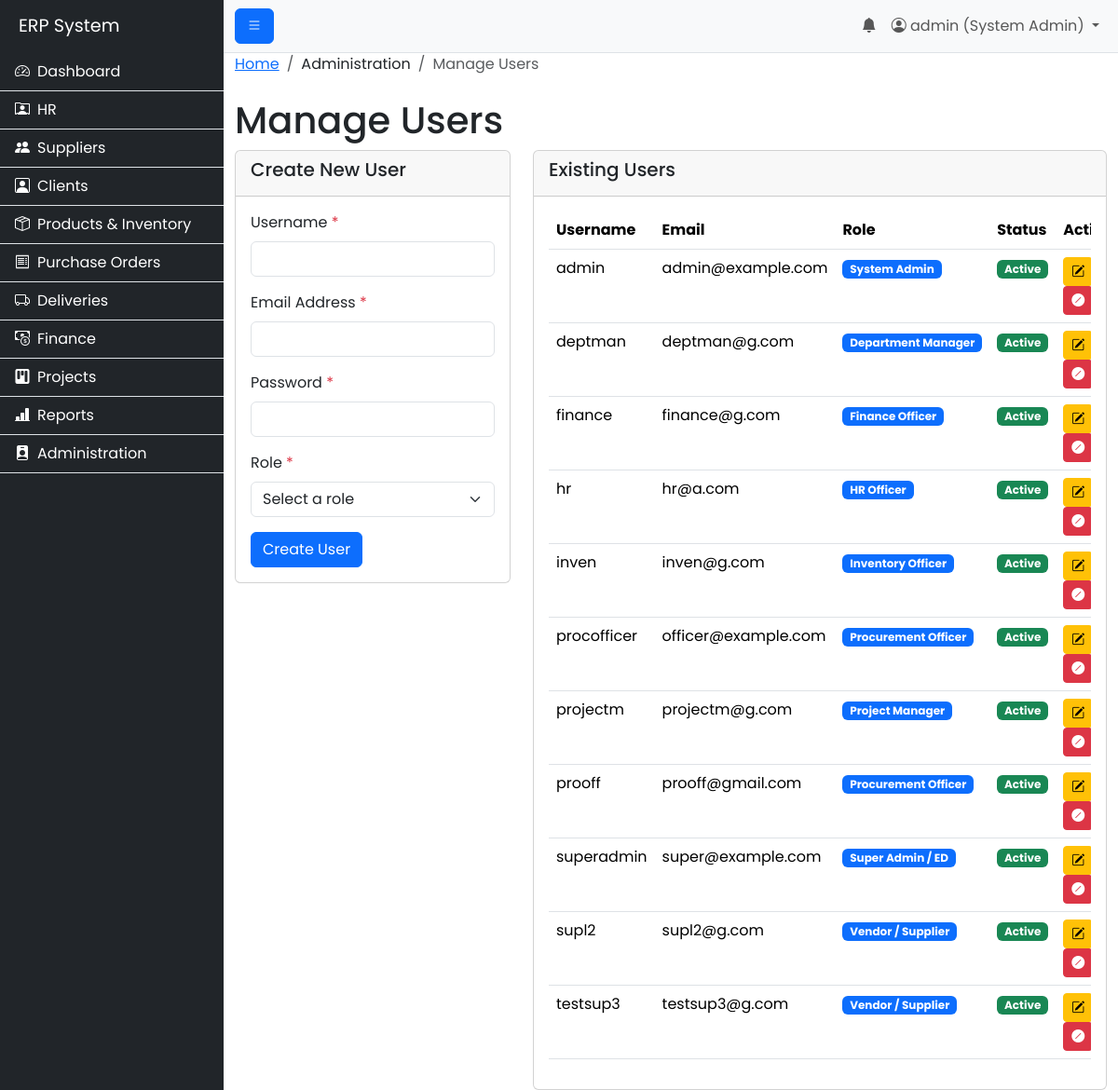
Before: /modules/admin/manage_users.php (signed in) with the older database file.
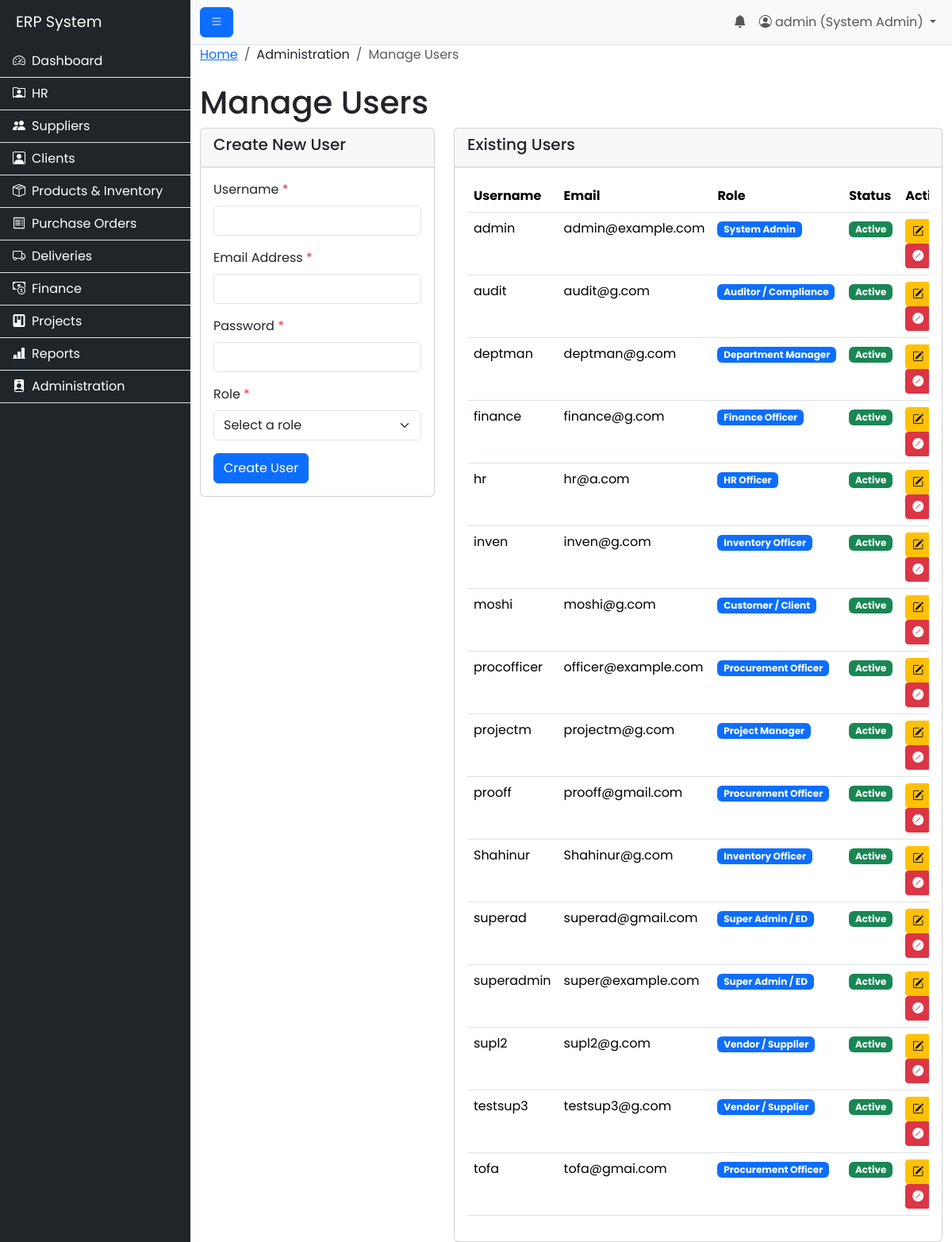
After: the same page with the newer database file.
### tables this page shows
CREATE TABLE `users` (
  `id` int(11) NOT NULL,
  `username` varchar(100) NOT NULL,
  `password` varchar(255) NOT NULL,
  `email` varchar(255) NOT NULL,
  `role_id` int(11) NOT NULL,
  `is_active` tinyint(1) NOT NULL DEFAULT 1,
  `department_id` int(11) DEFAULT NULL,
  `created_at` timestamp NOT NULL DEFAULT current_timestamp()
);

CREATE TABLE `roles` (
  `id` int(11) NOT NULL,
  `role_name` varchar(100) NOT NULL
);

### includes/permissions.php (called while the page is built, shortened)
<?php
function has_permission($required_permissions) {
    if ($_SESSION['role_name'] == 'System Admin') {
        return true;
    }
    return false;
}
?>

### modules/admin/manage_users.php (the view, shortened to what this page needs)
<?php
$page_title = "Manage Users";
include('../../includes/header.php');
$conn = connect_db();
$sql_users = "SELECT u.id, u.username, u.email, u.is_active, r.role_name FROM users u JOIN roles r ON u.role_id = r.id ORDER BY u.username ASC";
$users_result = $conn->query($sql_users);
?>
<nav aria-label="breadcrumb">
  <ol class="breadcrumb">
    <li class="breadcrumb-item"><a href="/erp_project/index.php">Home</a></li>
    <li class="breadcrumb-item">Administration</li>
    <li class="breadcrumb-item active" aria-current="page">Manage Users</li>
  </ol>
</nav>
<h1 class="mt-4"><?php echo $page_title; ?></h1>
<div class="row">
    <div class="col-lg-4">
        <div class="card">
            <div class="card-header"><h5>Create New User</h5></div>
            <div class="card-body">
                <form action="handle_add_user.php" method="POST">
                    <div class="mb-3"><label for="username" class="form-label">Username <span class="text-danger">*</span></label><input type="text" class="form-control" id="username" name="username" required></div>
                    <div class="mb-3"><label for="email" class="form-label">Email Address <span class="text-danger">*</span></label><input type="email" class="form-control" id="email" name="email" required></div>
                    <div class="mb-3"><label for="password" class="form-label">Password <span class="text-danger">*</span></label><input type="password" class="form-control" id="password" name="password" required></div>
                    <div class="mb-3"><label for="role_id" class="form-label">Role <span class="text-danger">*</span></label><select class="form-select" id="role_id" name="role_id" required><option value="">Select a role</option></select></div>
                    <button type="submit" class="btn btn-primary">Create User</button>
                </form>
            </div>
        </div>
    </div>
    <div class="col-lg-8">
        <div class="card">
            <div class="card-header"><h5>Existing Users</h5></div>
            <div class="card-body">
                <div class="table-responsive">
                    <table class="table table-hover">
                        <thead><tr><th>Username</th><th>Email</th><th>Role</th><th>Status</th><th>Actions</th></tr></thead>
                        <tbody>
                            <?php if ($users_result->num_rows > 0): ?>
                                <?php while($user = $users_result->fetch_assoc()): ?>
                                    <tr class="<?php echo $user['is_active'] ? '' : 'table-secondary text-muted'; ?>">
                                        <td><?php echo htmlspecialchars($user['username']); ?></td>
                                        <td><?php echo htmlspecialchars($user['email']); ?></td>
                                        <td><span class="badge bg-primary"><?php echo htmlspecialchars($user['role_name']); ?></span></td>
                                        <td><?php echo $user['is_active'] ? '<span class="badge bg-success">Active</span>' : '<span class="badge bg-danger">Inactive</span>'; ?></td>
                                        <td>
                                            <a href="edit_user.php?id=<?php echo $user['id']; ?>" class="btn btn-sm btn-warning" title="Edit User"><i class="bi bi-pencil-square"></i></a>
                                            <form action="handle_toggle_user_status.php" method="POST" class="d-inline" onsubmit="return confirm('Are you sure you want to change this user\'s status?');">
                                                <?php if ($user['is_active']): ?>
                                                    <button type="submit" class="btn btn-sm btn-danger" title="Deactivate User"><i class="bi bi-slash-circle-fill"></i></button>
                                                <?php else: ?>
                                                     <button type="submit" class="btn btn-sm btn-success" title="Activate User"><i class="bi bi-check-circle-fill"></i></button>
                                                <?php endif; ?>
                                            </form>
                                        </td>
                                    </tr>
                                <?php endwhile; ?>
                            <?php else: ?>
                                <tr><td colspan="5" class="text-center text-muted">No users found.</td></tr>
                            <?php endif; ?>
                        </tbody>
                    </table>
                </div>
            </div>
        </div>
    </div>
</div>
<?php
include('../../includes/footer.php');
?>

### includes/header.php (shortened to what this page needs)
<?php
require_once 'permissions.php';
?>
<!DOCTYPE html>
<html lang="en">
<head>
    <link href="https://cdn.jsdelivr.net/npm/bootstrap@5.3.3/dist/css/bootstrap.min.css" rel="stylesheet">
    <link rel="stylesheet" href="https://cdn.jsdelivr.net/npm/bootstrap-icons@1.11.3/font/bootstrap-icons.min.css">
    <link rel="stylesheet" href="https://cdn.datatables.net/1.13.7/css/dataTables.bootstrap5.min.css">
    <link rel="stylesheet" href="/erp_project/assets/css/style.css">
</head>
<body>
<div class="d-flex" id="wrapper">
    <div class="bg-dark border-right" id="sidebar-wrapper">
        <div class="sidebar-heading text-white">ERP System </div>
        <div class="list-group list-group-flush">
            <a href="/erp_project/index.php" class="list-group-item list-group-item-action bg-dark text-white"><i class="bi bi-speedometer2 me-2"></i>Dashboard</a>
            <?php if (has_permission('hr_view') || has_permission('hr_manage')): ?>
            <a href="/erp_project/modules/hr/view_employees.php" class="list-group-item list-group-item-action bg-dark text-white"><i class="bi bi-person-rolodex me-2"></i>HR</a>
            <?php endif; ?>
            <?php if (has_permission('supplier_view') || has_permission('po_create')): ?>
            <a href="/erp_project/modules/suppliers/view_suppliers.php" class="list-group-item list-group-item-action bg-dark text-white"><i class="bi bi-people-fill me-2"></i>Suppliers</a>
            <?php endif; ?>
            <?php if (has_permission('client_manage')): ?>
            <a href="/erp_project/modules/clients/view_clients.php" class="list-group-item list-group-item-action bg-dark text-white"><i class="bi bi-person-square me-2"></i>Clients</a>
            <?php endif; ?>
            <?php if (has_permission('inventory_view') || has_permission('asset_view') || has_permission('product_view') || has_permission('po_create')): ?>
            <a href="#productSubmenu" data-bs-toggle="collapse" class="list-group-item list-group-item-action bg-dark text-white"><i class="bi bi-box-seam me-2"></i>Products & Inventory</a>
            <?php endif; ?>
            <?php if (has_permission('po_view') || has_permission('po_create')): ?>
            <a href="/erp_project/modules/purchase_orders/view_pos.php" class="list-group-item list-group-item-action bg-dark text-white"><i class="bi bi-receipt me-2"></i>Purchase Orders</a>
            <?php endif; ?>
            <?php if (has_permission('inventory_view') || has_permission('procurement_view')): ?>
            <a href="/erp_project/modules/deliveries/view_deliveries.php" class="list-group-item list-group-item-action bg-dark text-white"><i class="bi bi-truck me-2"></i>Deliveries</a>
            <?php endif; ?>
            <?php if (has_permission('finance_view') || has_permission('payment_manage') || has_permission('budget_manage')): ?>
            <a href="#financeSubmenu" data-bs-toggle="collapse" class="list-group-item list-group-item-action bg-dark text-white"><i class="bi bi-cash-coin me-2"></i>Finance</a>
            <?php endif; ?>
            <?php if (has_permission('project_full_access') || has_permission('project_create')): ?>
            <a href="/erp_project/modules/projects/view_projects.php" class="list-group-item list-group-item-action bg-dark text-white"><i class="bi bi-kanban-fill me-2"></i>Projects</a>
            <?php endif; ?>
            <?php if (has_permission('reports_full_access') || has_permission('reports_po_only')): ?>
            <a href="#reportsSubmenu" data-bs-toggle="collapse" class="list-group-item list-group-item-action bg-dark text-white"><i class="bi bi-bar-chart-line-fill me-2"></i>Reports</a>
            <?php endif; ?>
            <?php if (has_permission('user_manage') || has_permission('supplier_info_approve')): ?>
            <a href="#adminSubmenu" data-bs-toggle="collapse" class="list-group-item list-group-item-action bg-dark text-white"><i class="bi bi-person-badge-fill me-2"></i>Administration</a>
            <?php endif; ?>
        </div>
    </div>
    <div id="page-content-wrapper" class="flex-grow-1">
        <nav class="navbar navbar-expand-lg navbar-light bg-light border-bottom">
            <div class="container-fluid">
                <button class="btn btn-primary" id="menu-toggle"><i class="bi bi-list"></i></button>
                <div class="collapse navbar-collapse" id="navbarSupportedContent">
                    <ul class="navbar-nav ms-auto mt-2 mt-lg-0">
                        <li class="nav-item dropdown">
                            <a class="nav-link" href="#" id="notificationDropdown" role="button" data-bs-toggle="dropdown" aria-expanded="false"><i class="bi bi-bell-fill"></i></a>
                        </li>
                        <li class="nav-item dropdown">
                            <a class="nav-link dropdown-toggle" id="navbarDropdown" href="#" role="button" data-bs-toggle="dropdown">
                                <i class="bi bi-person-circle"></i> <?php echo htmlspecialchars($_SESSION['username']); ?> (<?php echo htmlspecialchars($_SESSION['role_name']); ?>)
                            </a>
                        </li>
                    </ul>
                </div>
            </div>
        </nav>
        <div class="container-fluid">

### includes/footer.php (shortened to what this page needs)
</div> </div> </div>
</body>
</html>

### assets/css/style.css (style rules this page uses)
body { font-family: 'Poppins', sans-serif; }
#wrapper { overflow-x: hidden; }
#sidebar-wrapper { min-height: 100vh; margin-left: -15rem; transition: margin .25s ease-out; }
#sidebar-wrapper .sidebar-heading { padding: 0.875rem 1.25rem; font-size: 1.2rem; }
#sidebar-wrapper .list-group { width: 15rem; }
#page-content-wrapper { min-width: 100vw; }
@media (min-width: 768px) { #sidebar-wrapper { margin-left: 0; } }
@media (min-width: 768px) { #page-content-wrapper { min-width: 0; width: 100%; } }

Changed rows visible on the page:
added users: username "audit", email "audit@g.com", role.role_name "Auditor / Compliance", is_active "Active"
added users: username "moshi", email "moshi@g.com", role.role_name "Customer / Client", is_active "Active"
added users: username "Shahinur", email "Shahinur@g.com", role.role_name "Inventory Officer", is_active "Active"
added users: username "superad", email "superad@gmail.com", role.role_name "Super Admin / ED", is_active "Active"
added users: username "tofa", email "tofa@gmai.com", role.role_name "Procurement Officer", is_active "Active"
